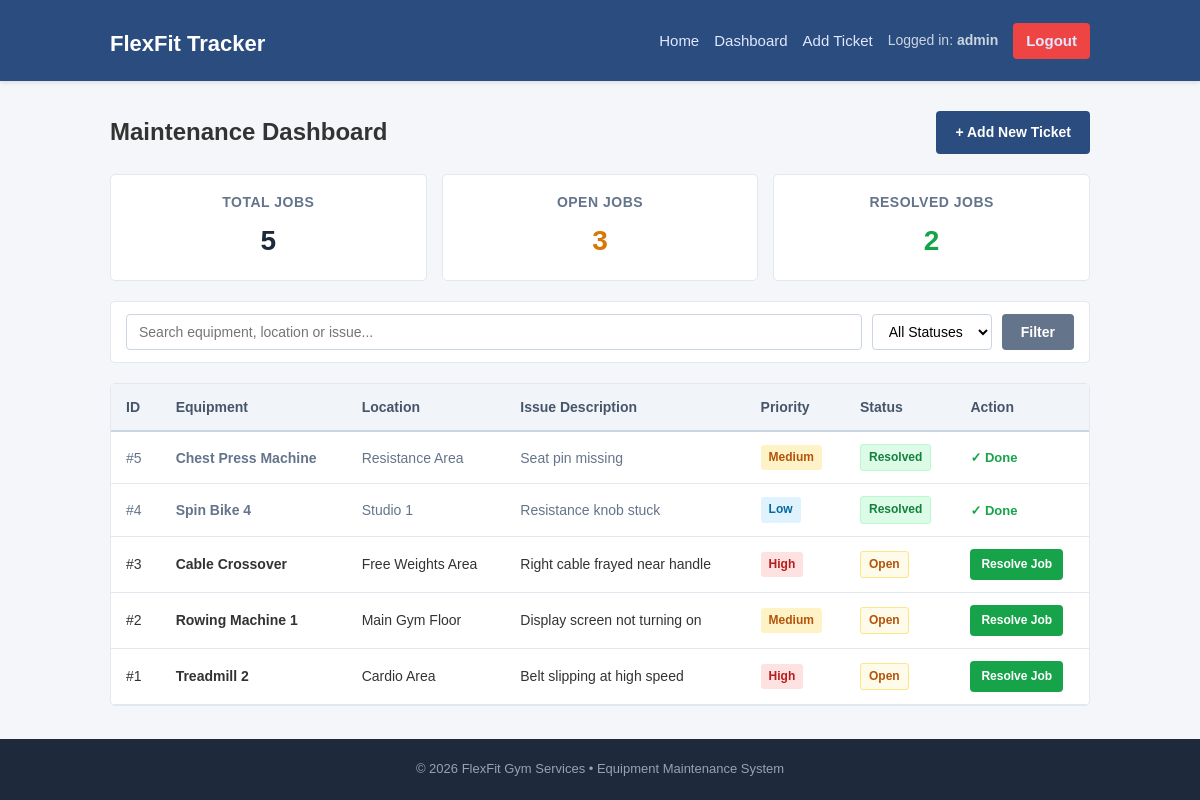
The app's page /dashboard (signed in) with its own data.
### tables this page shows
CREATE TABLE tickets (
    id INTEGER PRIMARY KEY AUTOINCREMENT,
    equipment TEXT NOT NULL,
    location TEXT NOT NULL,
    issue TEXT NOT NULL,
    priority TEXT NOT NULL DEFAULT 'Medium',
    status TEXT NOT NULL DEFAULT 'Open',
    date_reported TIMESTAMP DEFAULT CURRENT_TIMESTAMP
);

### app.py (the view)
@app.route('/dashboard')
def dashboard():
    if not session.get('logged_in'):
        return redirect(url_for('login'))
    search_query = request.args.get('search', '').strip()
    status_filter = request.args.get('status', '').strip()
    conn = get_db_connection()
    query = 'SELECT * FROM tickets WHERE 1=1'
    params = []
    if search_query:
        query += ' AND (equipment LIKE ? OR location LIKE ? OR issue LIKE ?)'
        wildcard = f'%{search_query}%'
        params.extend([wildcard, wildcard, wildcard])
    if status_filter:
        query += ' AND status = ?'
        params.append(status_filter)
    query += ' ORDER BY id DESC'
    tickets = conn.execute(query, params).fetchall()
    total_jobs = conn.execute('SELECT COUNT(*) FROM tickets').fetchone()[0]
    open_jobs = conn.execute("SELECT COUNT(*) FROM tickets WHERE status = 'Open'").fetchone()[0]
    resolved_jobs = conn.execute("SELECT COUNT(*) FROM tickets WHERE status = 'Resolved'").fetchone()[0]
    conn.close()
    return render_template('dashboard.html',
                           tickets=tickets,
                           total_jobs=total_jobs,
                           open_jobs=open_jobs,
                           resolved_jobs=resolved_jobs,
                           search_query=search_query,
                           status_filter=status_filter)

### app.py (called while the page is built)
def get_db_connection():
    conn = sqlite3.connect(DB_PATH)
    conn.row_factory = sqlite3.Row
    return conn

### templates/dashboard.html (shortened to what this page needs)
{% extends "base.html" %}
{% block content %}
<div class="dashboard-header">
    <h2>Maintenance Dashboard</h2>
    <a href="{{ url_for('add_ticket') }}" class="btn btn-primary">+ Add New Ticket</a>
</div>
<div class="stats-row">
    <div class="stat-card">
        <h3>Total Jobs</h3>
        <p class="stat-number">{{ total_jobs }}</p>
    </div>
    <div class="stat-card stat-open">
        <h3>Open Jobs</h3>
        <p class="stat-number">{{ open_jobs }}</p>
    </div>
    <div class="stat-card stat-resolved">
        <h3>Resolved Jobs</h3>
        <p class="stat-number">{{ resolved_jobs }}</p>
    </div>
</div>
<div class="filter-bar">
    <form action="{{ url_for('dashboard') }}" method="GET" class="filter-form">
        <input type="text" name="search" placeholder="Search equipment, location or issue..." value="{{ search_query }}">
        <select name="status">
            <option value="">All Statuses</option>
        </select>
        <button type="submit" class="btn btn-secondary">Filter</button>
    </form>
</div>
<div class="table-container">
    {% if tickets %}
    <table class="tickets-table">
        <thead>
            <tr>
                <th>ID</th>
                <th>Equipment</th>
                <th>Location</th>
                <th>Issue Description</th>
                <th>Priority</th>
                <th>Status</th>
                <th>Action</th>
            </tr>
        </thead>
        <tbody>
            {% for ticket in tickets %}
            <tr class="status-row-{{ ticket['status']|lower }}">
                <td>#{{ ticket['id'] }}</td>
                <td><strong>{{ ticket['equipment'] }}</strong></td>
                <td>{{ ticket['location'] }}</td>
                <td>{{ ticket['issue'] }}</td>
                <td>
                    <span class="badge badge-priority-{{ ticket['priority']|lower }}">
                        {{ ticket['priority'] }}
                    </span>
                </td>
                <td>
                    <span class="badge badge-status-{{ ticket['status']|lower }}">
                        {{ ticket['status'] }}
                    </span>
                </td>
                <td>
                    {% if ticket['status'] == 'Open' %}
                        <a href="{{ url_for('resolve_ticket', ticket_id=ticket['id']) }}" class="btn btn-sm btn-resolve" onclick="return confirm('Mark this maintenance ticket as Resolved?');">
                            Resolve Job
                        </a>
                    {% else %}
                        <span class="resolved-text">&#10003; Done</span>
                    {% endif %}
                </td>
            </tr>
            {% endfor %}
        </tbody>
    </table>
    {% else %}
    <div class="empty-state">
        <p>No maintenance tickets found matching your query.</p>
        <a href="{{ url_for('add_ticket') }}" class="btn btn-primary">Report New Fault</a>
    </div>
    {% endif %}
</div>
{% endblock %}

### templates/base.html (shortened to what this page needs)
<!DOCTYPE html>
<html lang="en">
<head>
    <link rel="stylesheet" href="{{ url_for('static', filename='styles.css') }}">
</head>
<body>
    <header class="site-header">
        <div class="container nav-container">
            <h1 class="logo"><a href="{{ url_for('index') }}">FlexFit Tracker</a></h1>
            <nav class="nav-links">
                <a href="{{ url_for('index') }}">Home</a>
                {% if session.get('logged_in') %}
                    <a href="{{ url_for('dashboard') }}">Dashboard</a>
                    <a href="{{ url_for('add_ticket') }}">Add Ticket</a>
                    <span class="user-greeting">Logged in: <strong>{{ session.get('username') }}</strong></span>
                    <a href="{{ url_for('logout') }}" class="btn btn-logout">Logout</a>
                {% else %}
                    <a href="{{ url_for('login') }}" class="btn btn-login">Login</a>
                {% endif %}
            </nav>
        </div>
    </header>
    <main class="container main-content">
        {% block content %}{% endblock %}
    </main>
    <footer class="site-footer">
        <div class="container">
            <p>&copy; 2026 FlexFit Gym Services &bull; Equipment Maintenance System</p>
        </div>
    </footer>
</body>
</html>

### static/styles.css (style rules this page uses)
* { box-sizing: border-box; margin: 0; padding: 0; }
body { font-family: Arial, Helvetica, sans-serif; line-height: 1.6; background-color: #f4f6f9; color: #333333; min-height: 100vh; display: flex; flex-direction: column; }
.container { width: 90%; max-width: 980px; margin: 0 auto; }
.site-header { background-color: #2b4c7e; color: #ffffff; padding: 15px 0; box-shadow: 0 2px 4px rgba(0, 0, 0, 0.1); }
.nav-container { display: flex; justify-content: space-between; align-items: center; flex-wrap: wrap; gap: 10px; }
.logo a { color: #ffffff; text-decoration: none; font-size: 22px; font-weight: bold; }
.nav-links { display: flex; align-items: center; gap: 15px; flex-wrap: wrap; }
.nav-links a { color: #e0e7ff; text-decoration: none; font-size: 15px; }
.user-greeting { font-size: 14px; color: #cbd5e1; }
.main-content { flex: 1; padding: 30px 0; }
.btn { display: inline-block; padding: 9px 18px; border-radius: 4px; text-decoration: none; font-size: 14px; font-weight: bold; cursor: pointer; border: 1px solid transparent; transition: background-color 0.2s ease; }
.btn-primary { background-color: #2b4c7e; color: #ffffff; }
.btn-secondary { background-color: #64748b; color: #ffffff; }
.btn-logout { background-color: #ef4444; color: #ffffff; padding: 5px 12px; }
.btn-sm { padding: 5px 10px; font-size: 12px; }
.btn-resolve { background-color: #16a34a; color: #ffffff; }
.dashboard-header { display: flex; justify-content: space-between; align-items: center; margin-bottom: 20px; }
.stats-row { display: grid; grid-template-columns: repeat(3, 1fr); gap: 15px; margin-bottom: 20px; }
.stat-card { background: #ffffff; border: 1px solid #e2e8f0; padding: 16px; border-radius: 5px; text-align: center; }
.stat-card h3 { font-size: 14px; color: #64748b; text-transform: uppercase; letter-spacing: 0.5px; margin-bottom: 6px; }
.stat-number { font-size: 28px; font-weight: bold; color: #1e293b; }
.stat-open .stat-number { color: #d97706; }
.stat-resolved .stat-number { color: #16a34a; }
.filter-bar { background: #ffffff; padding: 12px 15px; border: 1px solid #e2e8f0; border-radius: 5px; margin-bottom: 20px; }
.filter-form { display: flex; gap: 10px; flex-wrap: wrap; }
.filter-form input[type="text"] { flex: 1; min-width: 200px; padding: 8px 12px; border: 1px solid #cbd5e1; border-radius: 4px; font-size: 14px; }
.filter-form select { padding: 8px 12px; border: 1px solid #cbd5e1; border-radius: 4px; font-size: 14px; background-color: #ffffff; }
.table-container { background: #ffffff; border: 1px solid #e2e8f0; border-radius: 5px; overflow-x: auto; }
.tickets-table { width: 100%; border-collapse: collapse; text-align: left; font-size: 14px; }
.tickets-table th { background-color: #f1f5f9; padding: 12px 15px; color: #475569; border-bottom: 2px solid #cbd5e1; font-weight: 600; }
.tickets-table td { padding: 12px 15px; border-bottom: 1px solid #e2e8f0; vertical-align: middle; }
.status-row-resolved td { color: #64748b; }
.badge { display: inline-block; padding: 3px 8px; border-radius: 3px; font-size: 12px; font-weight: bold; }
.badge-priority-high { background-color: #fee2e2; color: #b91c1c; }
.badge-priority-medium { background-color: #fef3c7; color: #b45309; }
.badge-priority-low { background-color: #e0f2fe; color: #0369a1; }
.badge-status-open { background-color: #fffbeb; color: #b45309; border: 1px solid #fde68a; }
.badge-status-resolved { background-color: #dcfce7; color: #15803d; border: 1px solid #bbf7d0; }
.resolved-text { color: #16a34a; font-weight: bold; font-size: 13px; }
.site-footer { background-color: #1e293b; color: #94a3b8; text-align: center; padding: 20px 0; font-size: 13px; margin-top: auto; }

### records on screen
tickets: id "5", equipment "Chest Press Machine", location "Resistance Area", issue "Seat pin missing", priority "Medium", status "Resolved", shows "✓ Done"
tickets: id "4", equipment "Spin Bike 4", location "Studio 1", issue "Resistance knob stuck", priority "Low", status "Resolved", shows "✓ Done"
tickets: id "3", equipment "Cable Crossover", location "Free Weights Area", issue "Right cable frayed near handle", priority "High", status "Open"
tickets: id "2", equipment "Rowing Machine 1", location "Main Gym Floor", issue "Display screen not turning on", priority "Medium", status "Open"
tickets: id "1", equipment "Treadmill 2", location "Cardio Area", issue "Belt slipping at high speed", priority "High", status "Open"

### other values on screen
{{ session.get('username') }} "admin"
{{ total_jobs }} "5"
{{ open_jobs }} "3"
{{ resolved_jobs }} "2"
